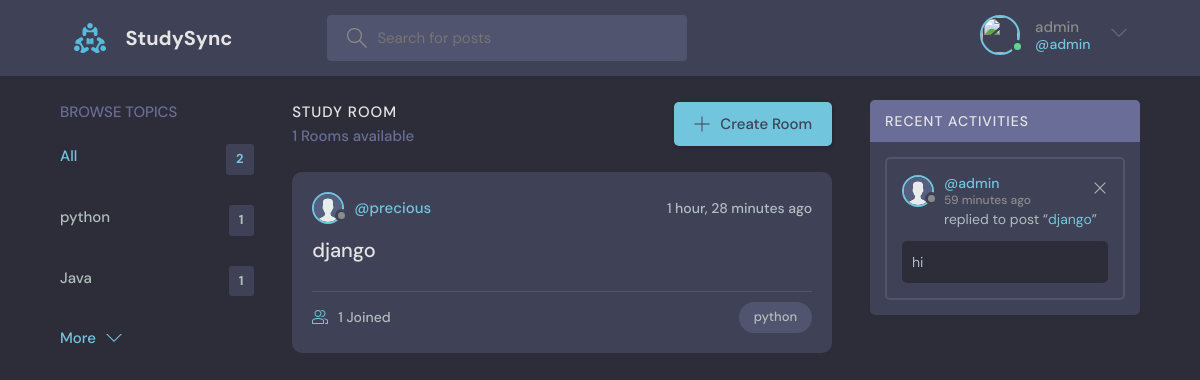
The app's page /?q=python (signed in) with its own data.
### discord/models.py (models this page shows, shortened)
class CustomUser(AbstractUser):
    profile_picture = models.ImageField(upload_to='profiles',default='name.png')

class Topic(models.Model):
    name = models.CharField(max_length=200)  # Name of the topic

class Room(models.Model):
    host = models.ForeignKey(CustomUser, on_delete=models.SET_NULL, null=True)
    topic = models.ForeignKey(Topic, on_delete=models.SET_NULL, null=True)
    name = models.CharField(max_length=200)
    description = models.TextField(null=True, blank=True)
    participants = models.ManyToManyField(CustomUser, related_name='participants')
    updated = models.DateTimeField(auto_now=True)
    created = models.DateTimeField(auto_now_add=True)
    class Meta:
        ordering = ['-updated', '-created']
    def __str__(self):
        return self.name

class Message(models.Model):
    user = models.ForeignKey(CustomUser, on_delete=models.CASCADE)
    room = models.ForeignKey(Room, on_delete=models.CASCADE)
    body = models.TextField()
    updated = models.DateTimeField(auto_now=True)
    created = models.DateTimeField(auto_now_add=True)
    class Meta:
        ordering = ['-updated', '-created']

### discord/views.py (the view)
# urls.py: path('', views.home,  name="home"),                  # URL for home page
def home(request):
    q = request.GET.get('q') if request.GET.get('q') is not None else ''
    rooms = Room.objects.filter(
        Q(topic__name__icontains=q) |  # Filter rooms by topic name containing the search query
        Q(name__icontains=q) |          # Filter rooms by name containing the search query
        Q(description__icontains=q)     # Filter rooms by description containing the search query
    )
    topics = Topic.objects.all()[0:5]
    room_count = rooms.count()
    room_messages = Message.objects.filter(Q(room__topic__name__icontains=q))
    context = {
        'rooms': rooms,                 # Filtered rooms
        'topics': topics,               # First 5 topics
        'room_count': room_count,       # Number of filtered rooms
        'room_messages': room_messages  # Filtered messages
    }
    return render(request, 'discord/home.html', context)

### discord/templates/discord/home.html (shortened to what this page needs)
{% extends 'main.html' %}
{% block content %}
    <main class="layout layout--3">
      <div class="container">
        {% include 'discord/topics_component.html' %}
        <div class="roomList">
          <div class="roomList__header">
            <div>
              <h2>Study Room</h2>
              <p>{{room_count}} Rooms available</p>
            </div>
            <a class="btn btn--main" href="{% url 'discord:create-room' %}">
              <svg version="1.1" xmlns="http://www.w3.org/2000/svg" width="32" height="32" viewBox="0 0 32 32">
                <title>add</title>
                <path
                  d="M16.943 0.943h-1.885v14.115h-14.115v1.885h14.115v14.115h1.885v-14.115h14.115v-1.885h-14.115v-14.115z"
                ></path>
              </svg>
              Create Room
            </a>
          </div>
          {% include 'discord/feed_component.html' %}
        </div>
        {% include 'discord/activity_component.html' %}
      </div>
    </main>
{% endblock %}

### templates/navbar.html (shortened to what this page needs)
{% load static %}
<header class="header header--loggedIn">
    <div class="container">
        <a href="{% url 'discord:home' %}" class="header__logo">
            <img src="{% static 'images/logo.svg' %}" />
            <h1>StudySync</h1>
        </a>
        <form class="header__search" method="GET" action="{% url 'discord:home' %}">
            <label>
                <input name="q" placeholder="Search for posts" />
            </label>
        </form>
        <nav class="header__menu">
        {% if request.user.is_authenticated %}
        <div class="header__user">
            <a href="{% url 'discord:update-user' %}">
                <div class="avatar avatar--medium active">
                    <img src="{{request.user.avatar.url}}" />
                </div>
                <p>{{request.user.username}} <span>@{{request.user.username}}</span></p>
            </a>
            <button class="dropdown-button">
                <svg version="1.1" xmlns="http://www.w3.org/2000/svg" width="32" height="32" viewBox="0 0 32 32">
                    <title>chevron-down</title>
                    <path d="M16 21l-13-13h-3l16 16 16-16h-3l-13 13z"></path>
                </svg>
            </button>
        </div>
        {% else %}
        <a href="{% url 'account_login' %}">
            <img src="{% static 'images/avatar.svg' %}" />
            <p>Login</p>
        </a>
        {% endif %}
      </nav>
    </div>
  </header>

### discord/templates/discord/topics_component.html
<div class="topics">
    <div class="topics__header">
      <h2>Browse Topics</h2>
    </div>
    <ul class="topics__list">
       <li>
           <a href="{% url 'discord:home' %}" class="active">All <span>{{topics.count}}</span></a>
       </li>
       {% for topic in topics %}
       <li>
           <a href="{% url 'discord:home' %}?q={{topic.name}}">{{topic.name}}<span>{{topic.room_set.all.count}}</span></a>
       </li>
       {% endfor %}
   </ul>
    <a class="btn btn--link" href="{% url 'discord:topics' %}">
      More
      <svg version="1.1" xmlns="http://www.w3.org/2000/svg" width="32" height="32" viewBox="0 0 32 32">
        <title>chevron-down</title>
        <path d="M16 21l-13-13h-3l16 16 16-16h-3l-13 13z"></path>
      </svg>
    </a>
  </div>

### discord/templates/discord/feed_component.html (shortened to what this page needs)
{% for room in rooms %}
{% load static %}
<div class="roomListRoom">
    <div class="roomListRoom__header">
        <a href="{% url 'discord:user-profile' %}" class="roomListRoom__author">
            <div class="avatar avatar--small">
                <img src="{% static 'images/avatar.svg' %}" />
            </div>
            <span>@{{room.host.username}}</span>
        </a>
        <div class="roomListRoom__actions">
            <span>{{room.created|timesince}} ago</span>
        </div>
    </div>
    <div class="roomListRoom__content">
        <a href="{% url 'discord:room' room.id %}">{{room.name}}</a>
    </div>
    <div class="roomListRoom__meta">
        <a href="{% url 'discord:room' room.id %}" class="roomListRoom__joined">
            {{room.participants.all.count}} Joined
        </a>
        <p class="roomListRoom__topic">{{room.topic.name}}</p>
    </div>
</div>
{% endfor %}

### discord/templates/discord/activity_component.html
{% load static %}
<div class="activities">
   <div class="activities__header">
       <h2>Recent Activities</h2>
   </div>
   {% for message in room_messages %}
   <div class="activities__box">
       <div class="activities__boxHeader roomListRoom__header">
           <a href="{% url 'discord:user-profile' %}" class="roomListRoom__author">
               <div class="avatar avatar--small">
                   <img src="{% static 'images/avatar.svg' %}" />
               </div>
               <p>
                   @{{message.user.username}}
                   <span>{{message.created|timesince}} ago</span>
               </p>
           </a>
           {% if request.user == message.user %}
           <div class="roomListRoom__actions">
               <a href="{% url 'discord:delete-message' message.id %}">
                   <svg version="1.1" xmlns="http://www.w3.org/2000/svg" width="32" height="32" viewBox="0 0 32 32">
                       <title>remove</title>
                       <path
                           d="M27.314 6.019l-1.333-1.333-9.98 9.981-9.981-9.981-1.333 1.333 9.981 9.981-9.981 9.98 1.333 1.333 9.981-9.98 9.98 9.98 1.333-1.333-9.98-9.98 9.98-9.981z">
                       </path>
                   </svg>
               </a>
           </div>
           {% endif %}
       </div>
       <div class="activities__boxContent">
            <p>replied to post “<a href="{% url 'discord:room' message.room.id %}">{{message.room}}</a>”</p>
            <div class="activities__boxRoomContent">{{message.body}}</div>
       </div>
   </div>
   {% endfor %}
</div>

### records on screen
CustomUser: user.username "admin"
Topic: name "python", room_set.all.count "1"
Topic: name "Java", room_set.all.count "1"
Room: host.username "precious", created "1 hour, 28 minutes", name "django", participants.all.count "1", topic.name "python"
Message: user.username "admin", created "59 minutes", room "django", body "hi"

### other values on screen
{{ topics.count }} "2"
{{ room_count }} "1"
